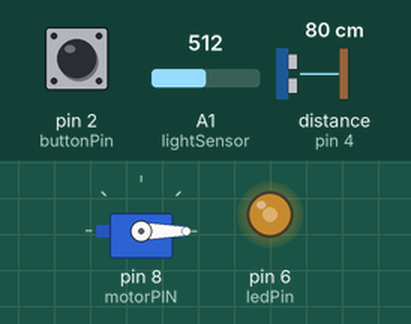
This sketch was run on a simulated Arduino Uno, built with avr-gcc and run on an emulated ATmega328P. Shown: servo, output pins drawn as LEDs (lit = HIGH). Wiring (inferred from the names in the program): ultrasonic range finder: trigger pin 3; echo pin 4. The inputs (shaded band) are chosen by the test bench; at power-on: pin 2 (buttonPin) HIGH, A1 (lightSensor) = 512, distance to the obstacle (sensor on pin 4) 80 cm. The echo pulse lasts 58.3 µs per cm; pins used as bus, display or sensor lines are not drawn; what the sketch prints to the serial monitor is not drawn.

Above: at 1.2 s.
1.3 s: pin 2 (buttonPin) pulled LOW for 0.15 s
At 1.38 s:
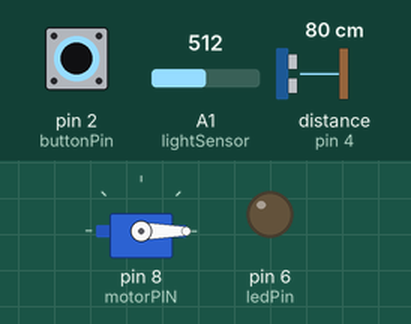
2.9 s: A1 (lightSensor) set to 492
At 4.1 s:
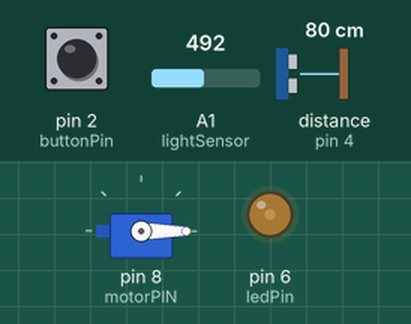
4.4 s: A1 (lightSensor) set to 810
At 5.4 s:
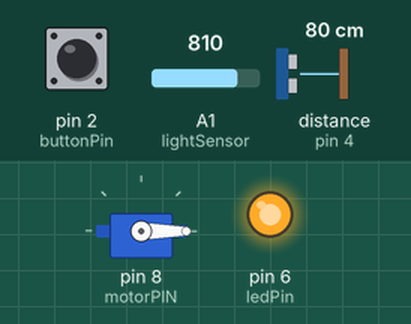
5.9 s: pin 2 (buttonPin) pulled LOW for 1 s
At 6.4 s:
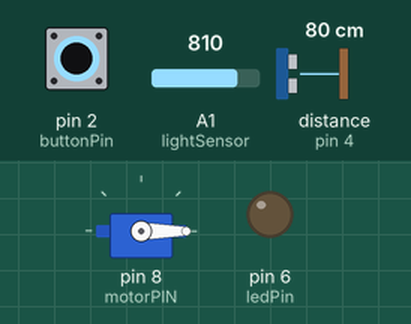
8.4 s: pin 2 (buttonPin) pulled LOW for 3.2 s
At 12.1 s:
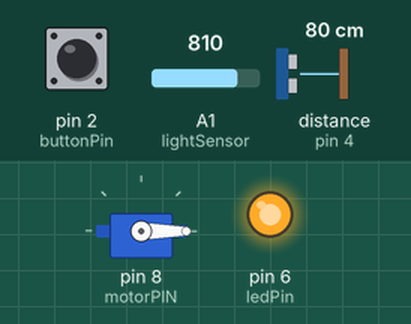
13.1 s: A1 (lightSensor) set to 782
At 14.4 s:
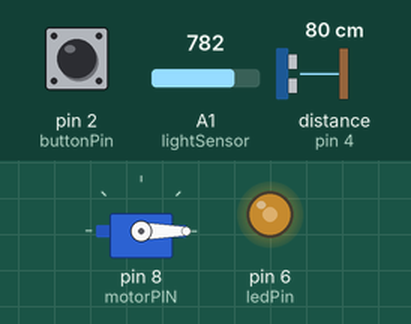
Timing chart, 0 to 15.6 s (numbered marks = the images above; inputs shaded):
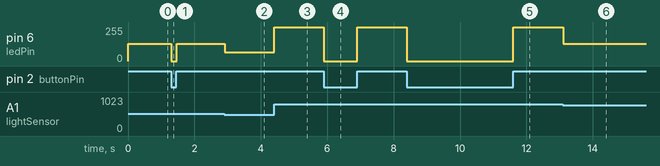

The sketch:

SysA_C.ino
```cpp
// Sistema de acesso a estacionamento
// Projectlibraries
#include <IRremote.h> // InfraRed Remote
#include <Servo.h>    // Servo Motor

// Códigos dos botões utilizados no comando IR
#define desliga -23971
#define cima -28561
#define baixo -8161

// Pino para Sensor Infravermelho
#define RECV_PIN 11
IRrecv irrecv(RECV_PIN);
decode_results results; // Definir a variável para os dados do recetor

// Pino de Controlo do Motor Stepper
#define motorPIN 8
Servo motor;

// Pinos para Controlo de Led
int ledPin = 6;       // LED Vermelho
int lightSensor = A1; // Fotoresistor

// Pinos Sensor Ultrassonico
#define triggPin 3
#define echoPin 4

// Interrupt
int buttonPin = 2;    // Botão de Interrupt

// - Multitasking -
// Milisegundos Anterior
unsigned long previousMillisIR = 0;
unsigned long previousMillisMotor = 0;
unsigned long previousMillisControlLed = 0;
unsigned long previousMillisUltrassonic = 0;
// Intervalos de tempo
int tempoIR = 0;
int tempoMotor = 50;
int tempoLed = 10;
int tempoUltrassonic = 0;
// Funções
void remoteReadFunction();
void motorWriteFunction();
void ledControlFunction();
void ultrassonicFunction();


// Variáveis a usar
int code = 0;
int state = 0;
int readValue = 0;
long duration;


void setup()
{
    Serial.begin(9600);

    // Inicializar o recetor
    irrecv.enableIRIn();

    //Definir o Motor Stepper
    motor.attach(motorPIN);
    motor.write(0);

    // Definição dos modos dos pinos para controlo do LED
    pinMode(lightSensor,INPUT);
    pinMode(ledPin,OUTPUT);

    // Definição Sensor Ultrassónico
    pinMode(triggPin, OUTPUT);
    pinMode(echoPin, INPUT);

    // Definição Interrupt
    pinMode(buttonPin, INPUT_PULLUP);
    attachInterrupt(0,myISR, HIGH); // Interrupt

}


void loop(){

  // Milisegundos atuais para cálculo
  unsigned long currentMillis = millis();

  // Task de receber código do sensor de infravermelhos
  if((unsigned long)(currentMillis - previousMillisIR) >= tempoIR){
    remoteReadFunction();
    previousMillisIR = currentMillis;
  }

  // Task de alterar posição do motor
  if((unsigned long)(currentMillis - previousMillisMotor) >= tempoMotor){
    motorWriteFunction();
    previousMillisMotor = currentMillis;
  }

  // Task de controlo do LED
  if((unsigned long)(currentMillis - previousMillisControlLed) >= tempoLed){
    ledControlFunction();
    previousMillisControlLed = currentMillis;
  }

  // Task de controlo do Sensor Ultrassonico
  if((unsigned long)(currentMillis - previousMillisUltrassonic) >= tempoUltrassonic){
    ultrassonicFunction();
    previousMillisUltrassonic = currentMillis;
  }

}


// Função para ler sensor infravermelho
void remoteReadFunction(){
  if(IrReceiver.decode(&results)){
      code = results.value;
      Serial.print("Codigo: ");
      Serial.println(code);
      switch(code)
      {
        case cima:
          //Subir o motor
          if(motor.read() >= 0 && motor.read() <= 90){
            state = 1;
            Serial.println("sobe");
          }
          break;
        case baixo:
          //Descer o motor
          if(motor.read() >= 0 && motor.read() <= 90){
            state = 0;
            Serial.println("desce");
          }
          break;
        case desliga:
          //Parar o Motor
          state = 2;
          break;
        default:
          break;
      }
      irrecv.resume();
    }
}

//Função para alterar posição do Servo
void motorWriteFunction(){

  // A cada iteração no multitasking verifica o estado ("sobe" 1 ou "desce" 0)
  if (state == 1 && motor.read()<= 89){
      motor.write(motor.read() + 1);
      Serial.println(motor.read());
  }
  else if (state == 0 && motor.read()>= 1){
    motor.write(motor.read() - 1);
    Serial.println(motor.read());
  }
}

//Função para controlo do LED
void ledControlFunction(){

  //Ler o valor de luz que o sensor deteta
  readValue = analogRead(lightSensor);
  //Caso o valor de luz seja inferior a 200
  if (readValue < 200){
    //Desligar o LED
    analogWrite(ledPin, 0);

  }
  //Caso o valor de luz seja entre 200 e 500
  else if(readValue >= 200 && readValue < 500){
    //Ligar o LED com 1/4 da sua potência
    analogWrite(ledPin, 64);

  }
  //Caso o valor de luz seja entre 500 e 800
  else if(readValue >= 500 && readValue < 800){
    //Ligar o LED com 1/2 da sua potência
    analogWrite(ledPin, 128);

  }
  //Caso o valor de luz seja superior a 800
  else{
    //Ligar o LED com potência total
    analogWrite(ledPin, 255);
  }
}

// Função Sensor Ultrassonico
void ultrassonicFunction(){
  // Verifica a distancia ao sensor ultrassonico
  digitalWrite(triggPin, LOW);
  delayMicroseconds(2);
  digitalWrite(triggPin, HIGH);
  delayMicroseconds(10);
  digitalWrite(triggPin, LOW);
  duration = pulseIn(echoPin, HIGH);

  // Caso a distancia seja menor que o valor 250 para o servo
  if(duration <= 250){
    state = 2;
  }
}


//Função de interrupt
void myISR(){
  //Desliga o Led enquanto o botão é pressionado
  Serial.println("Interrupt!");
  analogWrite(ledPin, 0);

  //Enquanto o botão é pressionado mantém o interrupt
  while(digitalRead(buttonPin) == LOW){

  }
}
```

Measured:
- the behaviour switches between 500 and 499 on A1 (lightSensor) (found by bisection; images 1 and 2)
- the behaviour switches between 800 and 799 on A1 (lightSensor) (found by bisection; images 5 and 6)
- after the input at 1.3 s, pin 6 (ledPin): 128/255 → 0/255 at once, → 128/255 0.16 s later
- after the input at 2.9 s, pin 6 (ledPin): 128/255 → 64/255 at once
- after the input at 4.4 s, pin 6 (ledPin): 64/255 → 255/255 at once
- after the input at 5.9 s, pin 6 (ledPin): 255/255 → 0/255 at once, → 255/255 1.0 s later
- after the input at 8.4 s, pin 6 (ledPin): 255/255 → 0/255 at once, → 255/255 3.2 s later
- after the input at 13.1 s, pin 6 (ledPin): 255/255 → 128/255 at once
